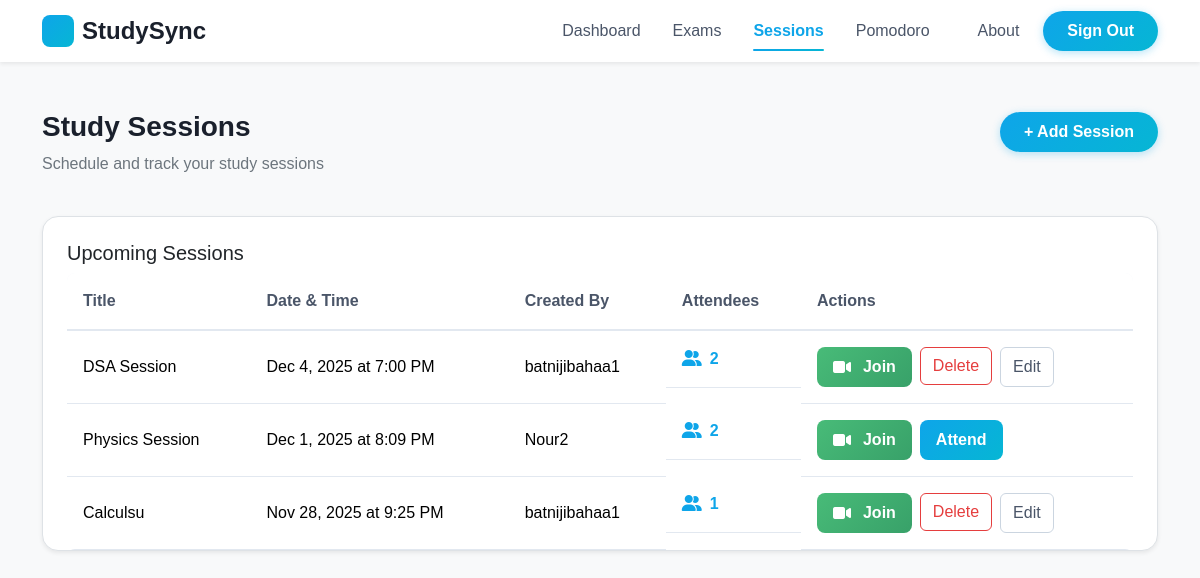
Screenshot of /sessions_page (signed in) with the database file from the repository.
### my_app/models.py (models this page shows)
class Session(models.Model):
    created_by = models.ForeignKey(User, related_name='user_created_sessions', on_delete=models.CASCADE)
    attendees = models.ManyToManyField(User, related_name='user_attendings_sessions')
    title = models.CharField(max_length=45)
    sess_date = models.DateField()
    sess_time = models.TimeField()
    duration = models.IntegerField()
    meet_link = models.URLField()
    created_at = models.DateTimeField(auto_now_add=True)
    updated_at = models.DateTimeField(auto_now=True)
    objects = SessionManager()

class User(models.Model):
    username = models.CharField(max_length=45)
    email = models.CharField(max_length=255)
    password = models.CharField(max_length=255)
    created_at = models.DateTimeField(auto_now_add=True)
    updated_at = models.DateTimeField(auto_now=True)
    minutes_studied = models.IntegerField(default=0)
    sessions_completed= models.IntegerField(default=0)
    objects = UserManager()

### my_app/views.py (the view)
# urls.py: path('sessions_page', views.sessions_page),
def sessions_page(request):
    if not request.session.get('is_logged'):
        return render(request,'not_found.html')
    user = models.get_user_by_id(request.session['user_id'])
    user_id = user.id
    context = {
        'userId'  : user_id,
        'sessions'  : models.get_all_sessions(),
    }
    return render(request, 'session.html', context)

### my_app/models.py (called while the page is built)
def get_user_by_id(id):
    return User.objects.get(id=id)

def get_all_sessions():
    return Session.objects.all()

### my_app/templates/session.html (shortened to what this page needs)
<!DOCTYPE html>
<html lang="en">
<head>
    {% load static %}
    <link href="https://cdn.jsdelivr.net/npm/bootstrap@5.3.8/dist/css/bootstrap.min.css" rel="stylesheet"
>
    <link rel="stylesheet" href="https://cdnjs.cloudflare.com/ajax/libs/font-awesome/6.5.0/css/all.min.css">
    <link rel="stylesheet" href="{% static 'css/session.css' %}">
    <link rel="stylesheet" href="{% static 'css/nav.css' %}">
</head>
<body>
    <nav class="navbar navbar-expand-lg navbar-light bg-white sticky-top shadow-sm">
        <div class="container">
            <a class="navbar-brand fw-bold d-flex align-items-center gap-2" href="/">
                <div class="logo-icon"></div>
                StudySync
            </a>
            <div class="collapse navbar-collapse" id="navbarNav">
                <ul class="navbar-nav ms-auto align-items-center">
                    {% if request.session.is_logged %}
                    <li class="nav-item">
                        <a class="nav-link" href="/dashboard">Dashboard</a>
                    </li>
                    <li class="nav-item">
                        <a class="nav-link" href="/exams_page">Exams</a>
                    </li>
                    <li class="nav-item">
                        <a class="nav-link active" href="/sessions_page">Sessions</a>
                    </li>
                    <li class="nav-item">
                        <a class="nav-link" href="/pomodoro_page">Pomodoro</a>
                    </li>
                    <li class="nav-item ms-lg-3">
                        <a class="nav-link" href="/about">About</a>
                    </li>
                    <li class="nav-item ms-lg-2">
                        <a class="btn btn-signout" href="/signout">Sign Out</a>
                    </li>
                    {% endif %}
                </ul>
            </div>
        </div>
    </nav>
    <div class="container pt-4">
        <div class="d-flex justify-content-between align-items-baseline pt-4">
            <div>
                <h1 class="fs-3 fw-bold mb-2">Study Sessions</h1>
                <p class="text-secondary">Schedule and track your study sessions</p>
            </div>
            <div class="ms-auto">
                <button type="button" class="btn btn-primary" data-bs-toggle="modal" data-bs-target="#postSessionModal">
                    + Add Session
                </button>
            </div>
        </div>
        <div class="border rounded-4 shadow-sm bg-white my-4">
            <div class="pt-4 px-4">
                <h5>Upcoming Sessions</h5>
                <div class="table-responsive">
                    <table class="table">
                        <thead>
                            <tr>
                                <th>Title</th>
                                <th>Date & Time</th>
                                <th>Created By</th>
                                <th>Attendees</th>
                                <th>Actions</th>
                            </tr>
                        </thead>
                        <tbody>
                            {% for session in sessions %}
                            <tr >
                                <td>{{ session.title }}</td>
                                <td>{{ session.sess_date|date:'M j, Y' }} at {{ session.sess_time|time:'g:i A' }}</td>
                                <td>{{ session.created_by.username }}{{ session.created_by.id }}</td>
                                <td class="d-flex" id="count-{{ session.id }}">
                                    <span><i class="fa-solid fa-user-group"></i></span>
                                    <p id="count">{{ session.attendees.count }}</p>
                                </td>
                                <td>
                                    <div class="d-flex gap-2 flex-wrap">
                                        <a href="{{ session.meet_link }}" target="_blank" class="btn btn-join">
                                            <i class="fa-solid fa-video me-1"></i> Join
                                        </a>
                                        {% if session.created_by.id == userId %}
                                        <form action="/delete_session" method="post">
                                            <button class="btn btn-outline-danger">Delete</button>
                                        </form>
                                        <button type="button" class="btn btn-outline-secondary" data-bs-toggle="modal"
                                            data-bs-target="#updateSessionModal_{{ session.id }}">
                                            Edit
                                        </button>
                                        {% else %}
                                        <form action="/attend_session" method="post" id="attend-form">
                                            <button class="btn btn-attend">Attend</button>
                                        </form>
                                        {% endif %}
                                    </div>
                                </td>
                            </tr>
                            {% endfor %}
                        </tbody>
                    </table>
                </div>
            </div>
        </div>
    </div>
</body>
</html>

### my_app/static/css/session.css (style rules this page uses)
.container h1 { color: #1a202c; }
.table-responsive { border-radius: 0.5rem; overflow: hidden; }
.table { margin-bottom: 0; }
.table thead { background: #f7fafc; }
.table thead th { color: #4a5568; font-weight: 600; border-bottom: 2px solid #e2e8f0; padding: 1rem; }
.table tbody td { padding: 1rem; vertical-align: middle; border-bottom: 1px solid #e2e8f0; }
[id^="count-"] { display: flex; align-items: center; gap: 0.5rem; }
#count { margin: 0; font-weight: 600; color: #0ea5e9; }
.fa-user-group { color: #0ea5e9; }
.btn-join { background: linear-gradient(135deg, #48bb78 0%, #38a169 100%); color: white; border: none; padding: 0.5rem 1rem; border-radius: 8px; font-weight: 600; transition: all 0.3s ease; text-decoration: none; display: inline-flex; align-items: center; gap: 0.5rem; }
.btn-attend { background: linear-gradient(135deg, #0ea5e9 0%, #06b6d4 100%); color: white; border: none; padding: 0.5rem 1rem; border-radius: 8px; font-weight: 600; transition: all 0.3s ease; }
.btn-outline-danger { color: #e53e3e; border-color: #e53e3e; transition: all 0.3s ease; }
.btn-outline-secondary { color: #4a5568; border-color: #cbd5e0; transition: all 0.3s ease; }

### my_app/static/css/nav.css (style rules this page uses)
* { font-family: 'Outfit', sans-serif; }
body { background-color: #f8f9fa; }
.logo-icon { width: 32px; height: 32px; background: linear-gradient(135deg, #0ea5e9 0%, #06b6d4 100%); border-radius: 8px; display: flex; align-items: center; justify-content: center; }
.navbar-brand { font-size: 1.5rem; color: #1a202c !important; font-weight: 700; }
.nav-link { color: #4a5568 !important; font-weight: 500; padding: 0.5rem 1rem !important; transition: all 0.3s ease; position: relative; }
.nav-link.active { color: #0ea5e9 !important; font-weight: 600; }
.nav-link.active::after { content: ''; position: absolute; bottom: 0; left: 1rem; right: 1rem; height: 2px; background: linear-gradient(90deg, #0ea5e9 0%, #06b6d4 100%); border-radius: 2px; }
.btn-signout { background: linear-gradient(135deg, #0ea5e9 0%, #06b6d4 100%); color: white !important; border: none; padding: 0.5rem 1.5rem; border-radius: 50px; font-weight: 600; transition: all 0.3s ease; box-shadow: 0 2px 8px rgba(14, 165, 233, 0.3); }
.btn-primary { background: linear-gradient(135deg, #0ea5e9 0%, #06b6d4 100%); border: none; padding: 0.5rem 1.5rem; border-radius: 50px; font-weight: 600; transition: all 0.3s ease; box-shadow: 0 2px 8px rgba(14, 165, 233, 0.3); }
.navbar { box-shadow: 0 2px 10px rgba(0, 0, 0, 0.05); }

### rows the page displays
Session: title "DSA Session", sess_date "Dec 4, 2025", sess_time "7:00 PM", created_by.username "batnijibahaa", created_by.id "1", attendees.count "2"
Session: title "Physics Session", sess_date "Dec 1, 2025", sess_time "8:09 PM", created_by.username "Nour", created_by.id "2", attendees.count "2"
Session: title "Calculsu", sess_date "Nov 28, 2025", sess_time "9:25 PM", created_by.username "batnijibahaa", created_by.id "1", attendees.count "1"
